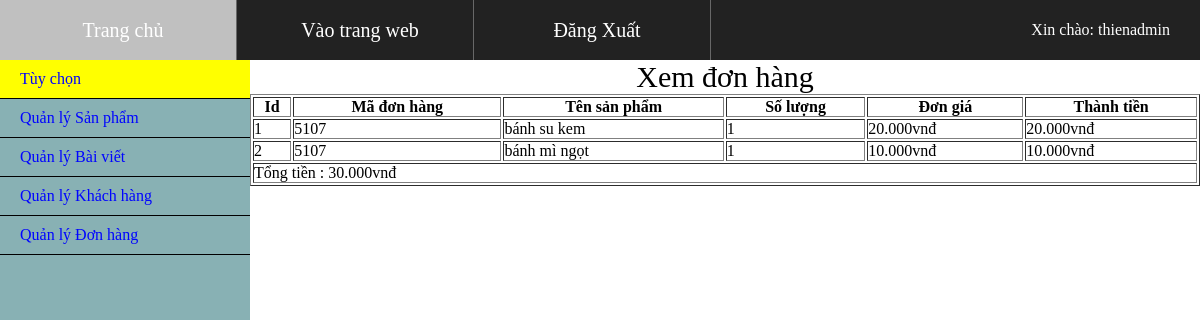
/admin/index.php?action=donhang&query=xemdonhang&code=5107 (signed in), run on the app's committed database.
### tables this page shows
CREATE TABLE IF NOT EXISTS `bangdonhang` (
  `id_dh` int(10) NOT NULL AUTO_INCREMENT,
  `id_sanpham` int(10) NOT NULL,
  `ma_code` varchar(10) NOT NULL,
  `soluong` int(50) NOT NULL,
  PRIMARY KEY (`id_dh`)
);

CREATE TABLE IF NOT EXISTS `bangsanpham` (
  `id_sanpham` int(10) NOT NULL AUTO_INCREMENT,
  `tenbanh` varchar(150) NOT NULL,
  `hinhanh` varchar(100) NOT NULL,
  `mota` mediumtext NOT NULL,
  `gia` int(100) NOT NULL,
  `tinhtrang` varchar(50) NOT NULL,
  PRIMARY KEY (`id_sanpham`)
);

### admin/pages/quanlydonhang/xemdonhang.php (the view)
<p style="font-size:30px; text-align:center">Xem đơn hàng</p>
<?php
	$code = $_GET['code'];
	$sql_lietke_dh = "SELECT * FROM bangdonhang,bangsanpham WHERE bangdonhang.id_sanpham=bangsanpham.id_sanpham AND bangdonhang.ma_code='".$code."' ORDER BY bangdonhang.id_dh DESC";
	$query_lietke_dh = mysqli_query($mysqli,$sql_lietke_dh);
?>
<table style="width:100%" border="1" style="border-collapse: collapse;">
  <tr>
  	<th>Id</th>
    <th>Mã đơn hàng</th>
    <th>Tên sản phẩm</th>
    <th>Số lượng</th>
    <th>Đơn giá</th>
    <th>Thành tiền</th>
  </tr>
  <?php
  $i = 0;
  $tongtien = 0;
  while($row = mysqli_fetch_array($query_lietke_dh)){
  	$i++;
  	$thanhtien = $row['gia']*$row['soluong'];
  	$tongtien += $thanhtien ;
  ?>
  <tr>
  	<td><?php echo $i ?></td>
    <td><?php echo $row['ma_code'] ?></td>
    <td><?php echo $row['tenbanh'] ?></td>
    <td><?php echo $row['soluong'] ?></td>
    <td><?php echo number_format($row['gia'],0,',','.').'vnđ' ?></td>
    <td><?php echo number_format($thanhtien,0,',','.').'vnđ' ?></td>
  </tr>
  <?php
  }
  ?>
  <tr>
  	<td colspan="6">
   		<p>Tổng tiền : <?php echo number_format($tongtien,0,',','.').'vnđ' ?></p>
   	</td>
  </tr>
</table>

### admin/css/styleadmin.css (style rules this page uses)
* { padding: 0; margin: 0; box-sizing: border-box; }

### data on the page
bangdonhang: ma_code "5107", id_sanpham.tenbanh "bánh su kem", soluong "1", id_sanpham.gia "20.000", thanhtien "20.000"
bangdonhang: ma_code "5107", id_sanpham.tenbanh "bánh mì ngọt", soluong "1", id_sanpham.gia "10.000", thanhtien "10.000"

### other printed values
$_SESSION['login'] "thienadmin"
$tongtien "30.000"
